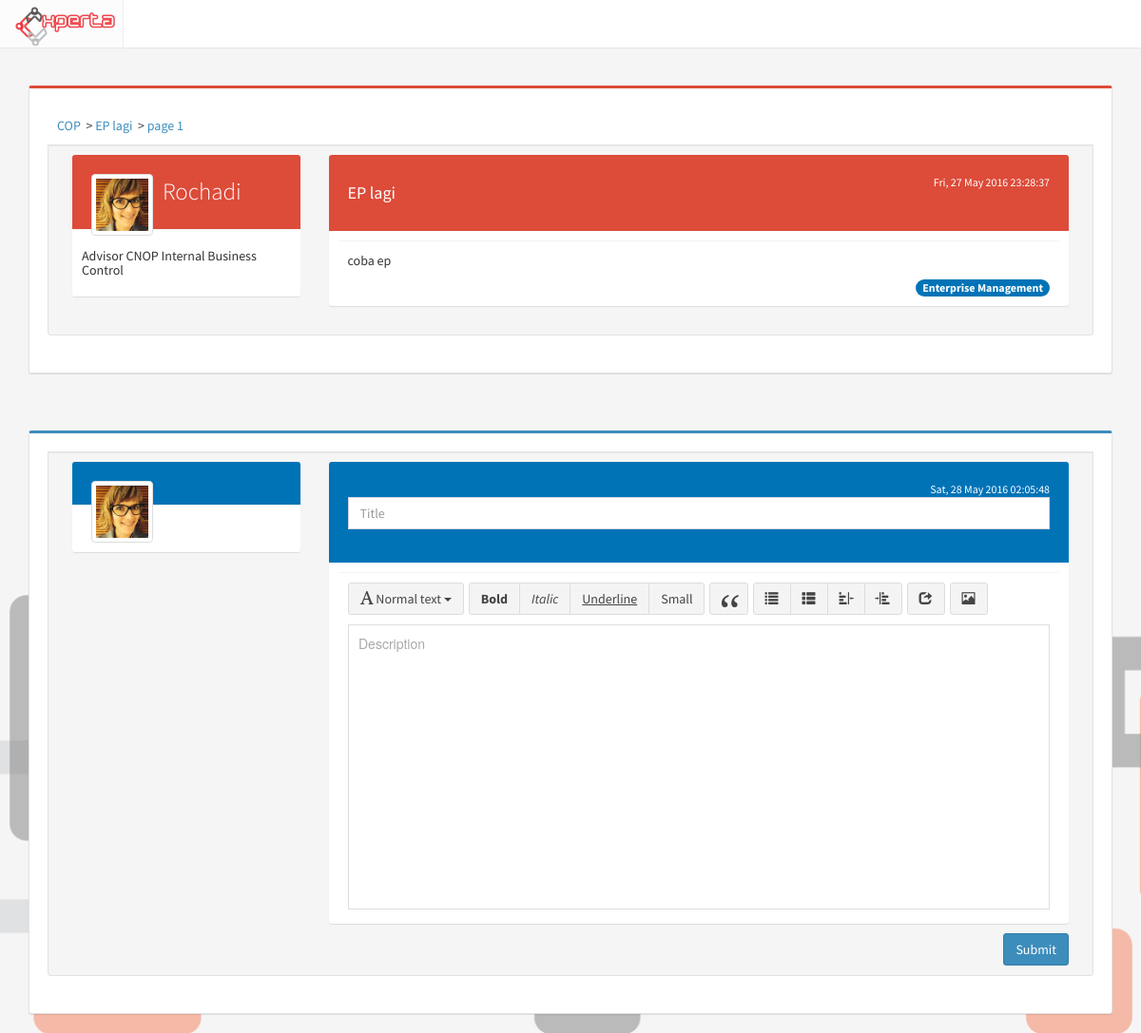
Page /cop/bp_view/23 on the committed database.
### tables this page shows
CREATE TABLE `cop` (
  `id_cop` int(11) NOT NULL,
  `id_scope` int(11) DEFAULT NULL,
  `id_user` int(11) NOT NULL,
  `title` varchar(200) NOT NULL,
  `content` text NOT NULL,
  `summary` text,
  `type` int(11) NOT NULL,
  `created_at` timestamp NOT NULL DEFAULT CURRENT_TIMESTAMP,
  `updated_at` timestamp NOT NULL DEFAULT CURRENT_TIMESTAMP ON UPDATE CURRENT_TIMESTAMP,
  `status` int(11) NOT NULL DEFAULT '1'
);

CREATE TABLE `profile` (
  `id_profile` int(11) NOT NULL,
  `NIK` varchar(50) NOT NULL,
  `id_user` int(11) NOT NULL,
  `fullname` varchar(255) NOT NULL,
  `birthdate` date DEFAULT NULL,
  `gender` enum('M','F') DEFAULT NULL,
  `id_expert` int(11) DEFAULT NULL,
  `pic` varchar(500) DEFAULT 'default.png',
  `updated_at` timestamp NOT NULL DEFAULT CURRENT_TIMESTAMP ON UPDATE CURRENT_TIMESTAMP,
  `login` int(11) NOT NULL DEFAULT '0'
);

CREATE TABLE `expert` (
  `id_expert` int(11) NOT NULL,
  `id_directorate` int(11) NOT NULL,
  `expert_name` varchar(100) NOT NULL
);

CREATE TABLE `scope` (
  `id_scope` int(11) NOT NULL,
  `scope_name` varchar(50) NOT NULL
);

### application/controllers/Cop.php (called while the page is built, shortened)
<?php
class Cop extends CI_Controller
{
	function __construct(){
		$this->load->model('Cop_model');
	}
	public function bp_view($id_cop, $page = 1){
		$page--;
		$data['thread'] = $this->Cop_model->bp_get_thread($id_cop);
		$data['title'] = "Best Practice - ".$data['thread'][0]->title;
		$comment = $this->Cop_model->get_comment($id_cop, $page);
		$data['comment'] = $comment['data'];
		$data['id_cop'] = $id_cop;
		$data['penugasan'] = $this->Cop_model->bp_penugasan($id_cop);
		$data['page'] = '';
		$data['tree'][0] = array('title' => 'COP' , 'url' => site_url('cop') );
		$data['tree'][1] = array('title' => $data['thread'][0]->title , 'url' => site_url('cop/bp_view/'.$id_cop) );
		$data['tree'][2] = array('title' => 'page '.($page+1) , 'url' => site_url('cop/bp_view/'.$id_cop.'/'.($page+1) ));
		$this->load->view('cop/bp_view',$data);
	}
}

### index.php (called while the page is built, shortened)
<?php
require_once BASEPATH.'core/CodeIgniter.php';

### application/models/Cop_model.php (called while the page is built, shortened)
<?php
	class Cop_model extends CI_Model
	{
		function bp_get_thread($id){
			return $this->db->query("SELECT scope_name, scope.id_scope, title, cop.status, cop.summary, id_cop, content, user.id_user, cop.created_at, cop.updated_at, fullname, expert_name
				FROM cop, user, profile, expert, scope
				WHERE cop.id_user = user.id_user
					AND cop.id_scope = scope.id_scope
					AND id_cop = '$id'
					AND user.id_user = profile.id_user
					AND profile.id_expert = expert.id_expert
				")->result();
		}
	}

### application/views/cop/bp_view.php (the view, shortened to what this page needs)
<?php include 'application/views/header.php' ?>
	<link rel="stylesheet" type="text/css" href="<?= base_url('assets/css/bootstrap3-wysihtml5.min.css') ?>">
	<div class="container">
	<div class="row">
	<div class="col-md-12 isi">
	<div class="col-md-12 box box-danger well">
		<div class="box-header">
		<?php $i=0; foreach ($tree as $tangkal): ?>
			<?php if ($i): ?>
				<?php echo '> ' ?>
			<?php endif ?>
			<a href="<?php echo $tangkal['url'] ?>"><?php echo $tangkal['title'] ?></a>&nbsp;
		<?php $i++; endforeach ?>
		</div>
		<div class="box-body well">
			<div class="col-md-3">
				<div class="box box-widget widget-user-2">
                <div class="widget-user-header bg-red">
                  <div class="widget-user-image">
                    <img class="img-thumbnail" width="20" height="20" src="http://localhost/adminlte/dist/img/user7-128x128.jpg" alt="user image">
                  </div>
                  <h4 class="widget-user-username">
                  	<a class="clearlink" href="<?php echo site_url('account/user/'.$thread[0]->id_user)  ?>">
                  		<?php echo $thread[0]->fullname; ?>
                  	</a>
                  </h4>
                </div>
                <div class="box-footer">
                  <h5><?= $thread[0]->expert_name; ?></h5>
                </div>
              </div>
			</div>
			<div class="col-md-9">
				<div class="box box-widget widget-user-2">
					<div class="widget-user-header bg-red">
							<small class="pull-right">
								<?php echo date('D, d M Y H:i:s',strtotime($thread[0]->created_at)) ?>
							</small>
							<h4><?= $thread[0]->title; ?></h4>
					</div>
					<div class="box-footer content-forum">
						<?= $thread[0]->content; ?>
						<span class="pull-right badge bg-blue"><?php echo $thread[0]->scope_name ?></span>
					</div>
				</div>
			</div>
		</div>
	</div>
<?php if ($thread[0]->status): ?>
<div class="col-md-12 box box-primary well isi">
		<div class="box-body well">
			<div class="col-md-3">
				<div class="box box-widget widget-user-2">
                <div class="widget-user-header bg-blue">
                  <div class="widget-user-image">
                    <img class="img-thumbnail" width="20" height="20" src="http://localhost/adminlte/dist/img/user7-128x128.jpg" alt="user image">
                  </div>
                </div>
                <div class="box-footer">
                </div>
              </div>
			</div>
			<div class="col-md-9">
			<form action="<?php echo site_url('cop/bp_post_comment/'.$id_cop) ?>" method="post">
				<div class="box box-widget widget-user-2">
					<div class="widget-user-header bg-blue">
							<small class="pull-right"><?php echo date('D, d M Y h:m:s') ?></small>
							<div class="form-group">
		                      <input type="text" class="form-control" name="title" placeholder="Title">
		                    </div>
					</div>
					<div class="box-footer content-forum">
					</div>
						<button class="pull-right btn btn-primary" type="submit">Submit</button>
					</form>
				</div>
			</div>
		</div>
<?php endif ?>
	</div>

### assets/css/main.css (style rules this page uses)
body { background-color: #ecf0f5; margin-top: 50px; }
.full { background: url('../img/backimg.png') no-repeat center center fixed; -webkit-background-size: cover; -moz-background-size: cover; background-size: cover; -o-background-size: cover; }
.isi { margin-top: 40px; }
.clearlink { color: #fff; }
.content-forum { margin: 10px; text-align: justify; }

### rows in the picture
cop: profile.fullname "Rochadi", expert.expert_name "Advisor CNOP Internal Business Control", created_at "Fri, 27 May 2016 23:28:37", title "EP lagi", content "coba ep", id_scope.scope_name "Enterprise Management"

### other values in the picture
$tangkal['title'] "COP"
$tangkal['title'] "EP lagi"
$tangkal['title'] "page 1"
